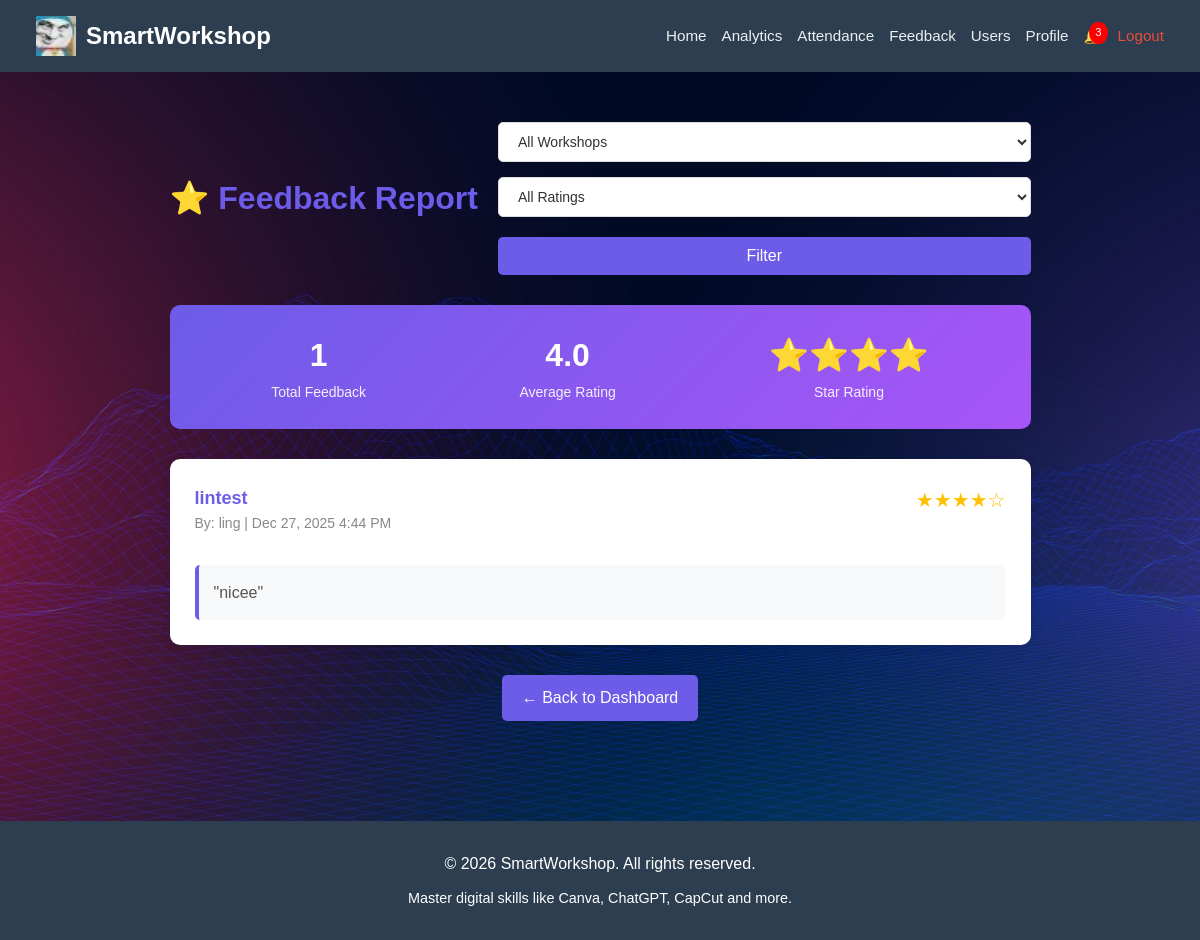
Screenshot of /report_feedback.php (signed in) with the database file from the repository.
### tables this page shows
CREATE TABLE `feedback` (
  `id` int(11) NOT NULL,
  `user_id` int(11) NOT NULL,
  `workshop_id` int(11) NOT NULL,
  `rating` int(11) NOT NULL CHECK (`rating` between 1 and 5),
  `comment` text DEFAULT NULL,
  `created_at` timestamp NOT NULL DEFAULT current_timestamp(),
  `feedback_date` timestamp NOT NULL DEFAULT current_timestamp()
);

CREATE TABLE `workshops` (
  `id` int(11) NOT NULL,
  `title` varchar(100) NOT NULL,
  `description` text DEFAULT NULL,
  `trainer` varchar(100) DEFAULT NULL,
  `trainer_id` int(11) DEFAULT NULL,
  `date` date NOT NULL,
  `time` time NOT NULL,
  `location` varchar(100) NOT NULL,
  `fee` decimal(10,2) DEFAULT 0.00,
  `organizer_id` int(11) NOT NULL,
  `created_at` timestamp NOT NULL DEFAULT current_timestamp()
);

CREATE TABLE `users` (
  `user_id` int(11) NOT NULL,
  `username` varchar(50) NOT NULL,
  `email` varchar(100) NOT NULL,
  `password` varchar(255) NOT NULL,
  `phone` varchar(20) DEFAULT NULL,
  `country` varchar(50) NOT NULL,
  `role` enum('admin','organizer','trainer','participant') DEFAULT 'participant',
  `created_at` timestamp NOT NULL DEFAULT current_timestamp(),
  `avatar` varchar(255) DEFAULT NULL
);

### report_feedback.php (the view, shortened to what this page needs)
<?php
include 'include/db_connect.php';
$feedback_query = "SELECT f.*, u.username as user_name, w.title as workshop_name, w.date as workshop_date
    FROM feedback f
    JOIN users u ON f.user_id = u.user_id
    JOIN workshops w ON f.workshop_id = w.id
    WHERE 1=1";
$feedback_query .= " ORDER BY f.created_at DESC";
$feedback_result = mysqli_query($conn, $feedback_query);
$stats_where = "";
$stats = mysqli_fetch_assoc(mysqli_query($conn, "SELECT COUNT(*) as total, AVG(rating) as avg FROM feedback" . $stats_where));
?>
<!DOCTYPE html>
<html lang="en">
<head>
    <link rel="stylesheet" href="css/style.css">
</head>
<body>
    <?php include 'include/nav.php'; ?>
    <div class="report-container">
        <div class="report-header">
            <h1>⭐ Feedback Report</h1>
            <form class="filter-form" method="GET">
                <select name="workshop_id">
                    <option value="0">All Workshops</option>
                </select>
                <select name="rating">
                    <option value="0">All Ratings</option>
                </select>
                <button type="submit">Filter</button>
            </form>
        </div>
        <div class="stats-bar">
            <div class="stat-item">
                <div class="stat-value"><?php echo $stats['total'] ?: 0; ?></div>
                <div class="stat-label">Total Feedback</div>
            </div>
            <div class="stat-item">
                <div class="stat-value"><?php echo $stats['avg'] ? number_format($stats['avg'], 1) : 'N/A'; ?></div>
                <div class="stat-label">Average Rating</div>
            </div>
            <div class="stat-item">
                <div class="stat-value">
                    <?php
                    $stars = round($stats['avg'] ?: 0);
                    for ($i = 0; $i < $stars; $i++)
                        echo '⭐';
                    ?>
                </div>
                <div class="stat-label">Star Rating</div>
            </div>
        </div>
        <div class="feedback-grid">
            <?php if (mysqli_num_rows($feedback_result) > 0): ?>
                <?php while ($feedback = mysqli_fetch_assoc($feedback_result)): ?>
                    <div class="feedback-card">
                        <div class="feedback-card-header">
                            <div>
                                <div class="feedback-workshop"><?php echo htmlspecialchars($feedback['workshop_name']); ?></div>
                                <div class="feedback-meta">
                                    By: <?php echo htmlspecialchars($feedback['user_name']); ?> |
                                    <?php echo date('M j, Y g:i A', strtotime($feedback['created_at'])); ?>
                                </div>
                            </div>
                            <div class="feedback-rating">
                                <?php
                                for ($i = 1; $i <= 5; $i++) {
                                    echo $i <= $feedback['rating'] ? '★' : '☆';
                                }
                                ?>
                            </div>
                        </div>
                        <div class="feedback-comment">
                            "<?php echo htmlspecialchars($feedback['comment']); ?>"
                        </div>
                    </div>
                <?php endwhile; ?>
            <?php endif; ?>
        </div>
        <div style="text-align: center;">
            <a href="dashboard_analytics.php" class="btn-back">← Back to Dashboard</a>
        </div>
    </div>
    <?php include 'include/footer.php'; ?>
</body>
</html>

### css/style.css (style rules this page uses)
* { margin: 0; padding: 0; box-sizing: border-box; }
body { font-family: sans-serif; background: url('../img/bg.jpg') no-repeat center center fixed; background-size: cover; color: #333; line-height: 1.6; min-height: 100vh; display: flex; flex-direction: column; }
main, .workshops-container, .certificates-container, .feedback-container, .certificate-page, .container, .report-container, .page-content { flex: 1; }
input, select, textarea { width: 100%; padding: 10px; border: 1px solid #ccc; border-radius: 4px; background: #fff; color: #333; }
button, .btn { display: inline-block; width: 100%; padding: 12px; background-color: #3498db; color: white; border: none; border-radius: 4px; cursor: pointer; font-size: 1rem; text-align: center; text-decoration: none; margin-top: 5px; }

### report_feedback.php (style rules this page uses)
.report-container { max-width: 1200px; margin: 30px auto; padding: 20px; }
.report-header { display: flex; justify-content: space-between; align-items: center; flex-wrap: wrap; gap: 20px; margin-bottom: 30px; }
.report-header h1 { color: #6c5ce7; }
.filter-form { display: flex; gap: 15px; align-items: center; flex-wrap: wrap; }
.filter-form select { padding: 10px 15px; border: 1px solid #ddd; border-radius: 5px; font-size: 14px; }
.filter-form button { background: #6c5ce7; color: white; padding: 10px 20px; border: none; border-radius: 5px; cursor: pointer; }
.stats-bar { background: linear-gradient(135deg, #6c5ce7, #a855f7); color: white; padding: 25px; border-radius: 10px; display: flex; justify-content: space-around; margin-bottom: 30px; }
.stat-item { text-align: center; }
.stat-value { font-size: 32px; font-weight: bold; }
.stat-label { font-size: 14px; opacity: 0.9; }
.feedback-grid { display: grid; gap: 20px; }
.feedback-card { background: white; padding: 25px; border-radius: 10px; box-shadow: 0 2px 10px rgba(0, 0, 0, 0.1); }
.feedback-card-header { display: flex; justify-content: space-between; align-items: flex-start; margin-bottom: 15px; }
.feedback-workshop { color: #6c5ce7; font-weight: bold; font-size: 18px; }
.feedback-rating { color: #ffc107; font-size: 20px; }
.feedback-meta { color: #888; font-size: 14px; margin-bottom: 15px; }
.feedback-comment { color: #555; line-height: 1.6; padding: 15px; background: #f8f9fa; border-radius: 5px; border-left: 4px solid #6c5ce7; }
.btn-back { background: #6c5ce7; color: white; padding: 10px 20px; text-decoration: none; border-radius: 5px; display: inline-block; margin-top: 30px; }

### rows the page displays
feedback: workshop.title "lintest", user.username "ling", created_at "Dec 27, 2025 4:44 PM", rating 4 (drawn), comment "nicee"

### other values shown
$unread_count "3"
$stats['total'] ?: 0 "1"
$stats['avg'] "4.0"
